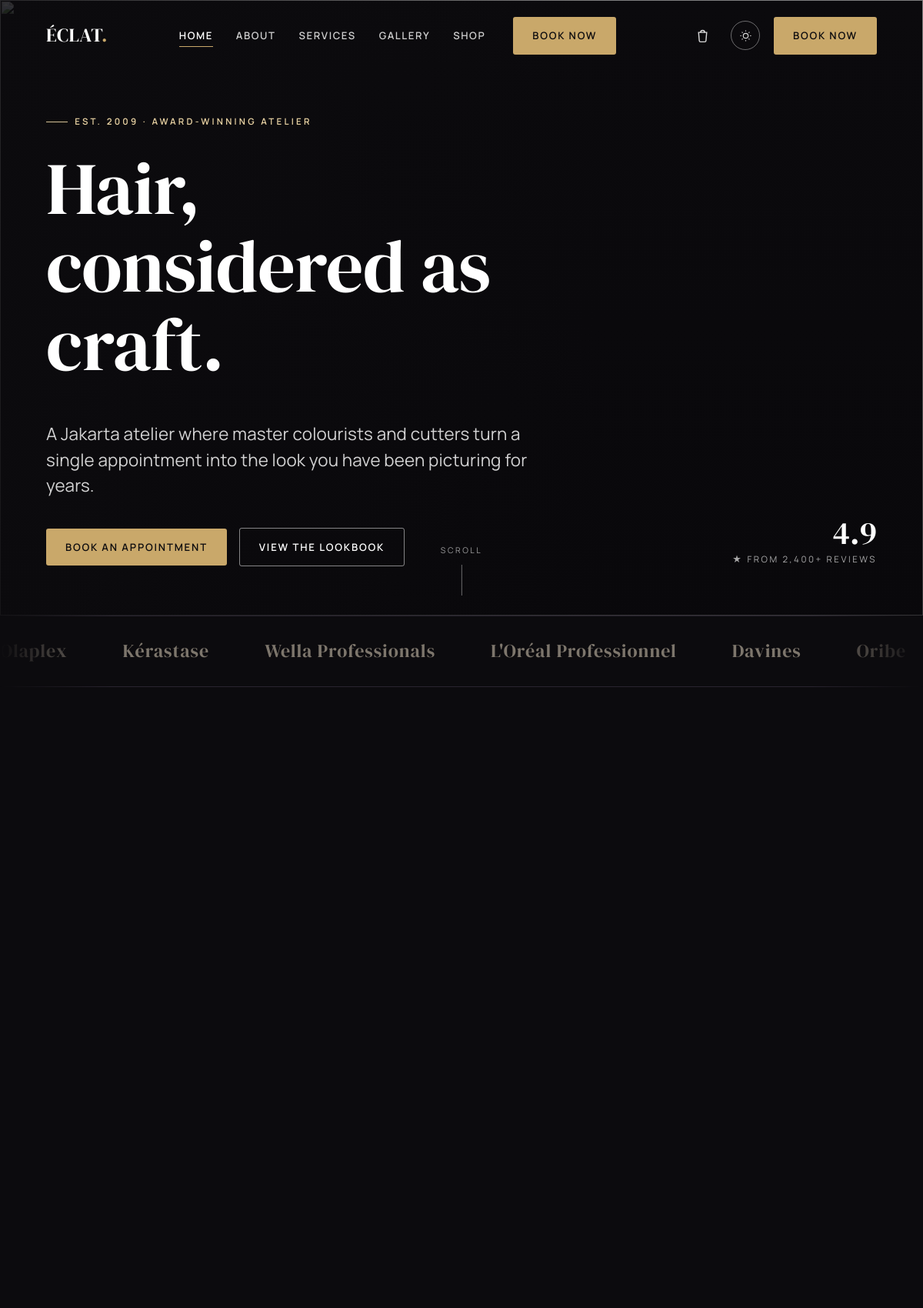
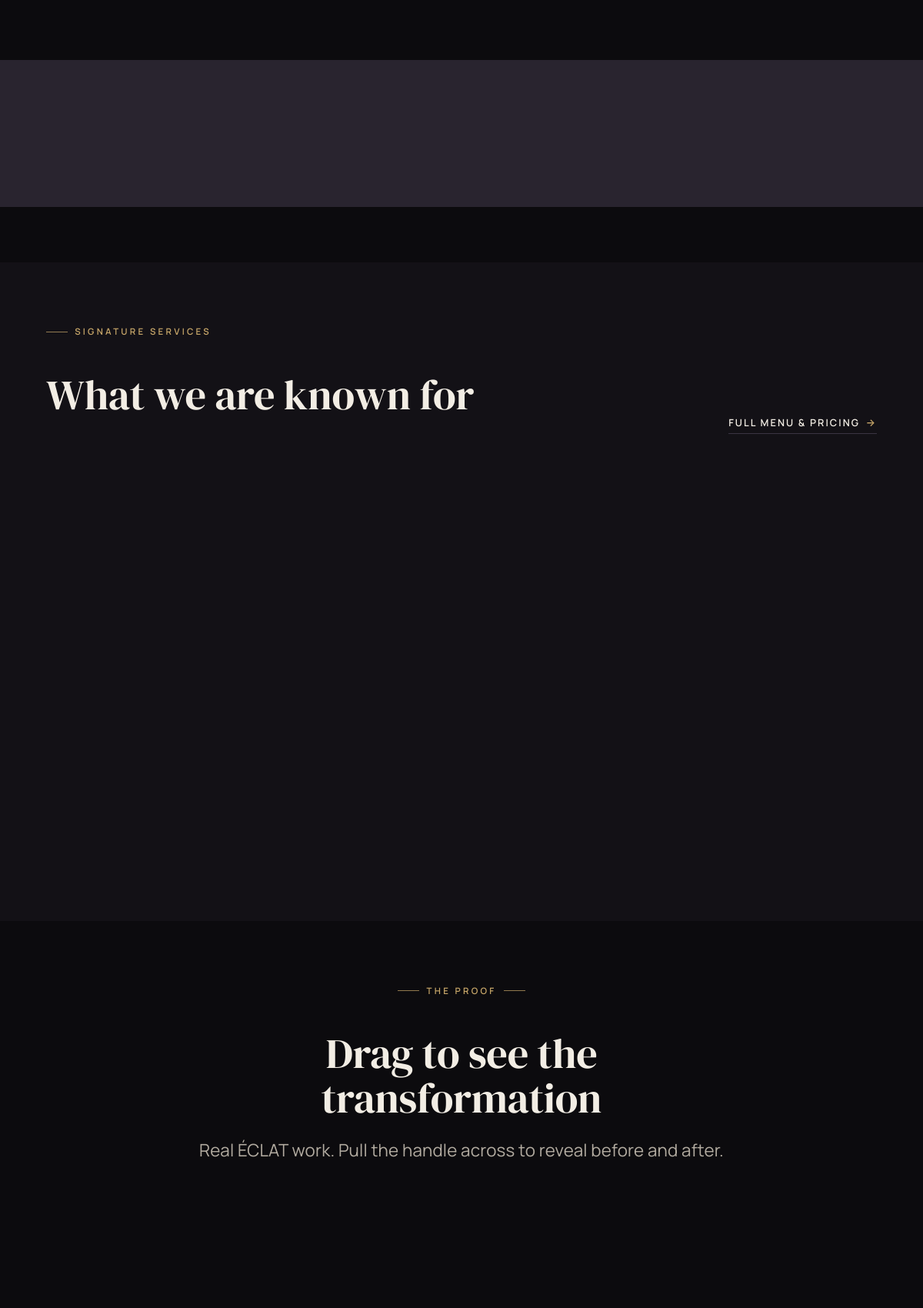
The page / (upper part) on the database its author committed (2 pictures, top to bottom).
### tables this page shows
CREATE TABLE brands (
    id         INT AUTO_INCREMENT PRIMARY KEY,
    name       VARCHAR(80) NOT NULL,
    sort_order INT         NOT NULL DEFAULT 0
);

### app/controllers/home.php (called while the page is built)
<?php
render('home', [
    'title'  => get_setting('site_name_full') . ' — ' . get_setting('tagline'),
    'meta'   => get_setting('hero_lead'),
    'active' => 'home',
    'css'    => ['home'],
    'js'     => ['pages/gallery'],
    'stats'          => get_stats(4),
    'featured'       => get_featured_services(5),
    'transformations'=> get_transformations(3),
    'team'           => get_team(4),
    'gallery'        => get_gallery(null, 6),
    'testimonials'   => get_testimonials(6),
]);

### public/index.php (called while the page is built, shortened)
<?php
$routes = require APP_PATH . '/routes.php';
$uri  = parse_url($_SERVER['REQUEST_URI'] ?? '/', PHP_URL_PATH) ?? '/';
if (BASE_URL !== '') {
    if ($uri === BASE_URL) {
        $uri = '/';
    } elseif (str_starts_with($uri, BASE_URL . '/')) {
        $uri = substr($uri, strlen(BASE_URL));
    }
}
$path = '/' . trim($uri, '/');
$controller = $routes[$path] ?? null;
if ($controller === null) {
    http_response_code(404);
    $controller_file = APP_PATH . '/controllers/not_found.php';
} else {
    $controller_file = APP_PATH . '/controllers/' . $controller . '.php';
}
require $controller_file;

### app/models/settings.php (called while the page is built, shortened)
<?php
function get_setting(string $key, string $default = ''): string {
    static $cache = null;
    if ($cache === null) {
        $cache = [];
        foreach (q('SELECT skey, svalue FROM settings') as $r) {
            $cache[$r['skey']] = $r['svalue'];
        }
    }
    return $cache[$key] ?? $default;
}

### app/database.php (called while the page is built, shortened)
<?php
function db(): PDO {
    static $pdo = null;
    if ($pdo instanceof PDO) {
        return $pdo;
    }
    $opts = [
        PDO::ATTR_ERRMODE            => PDO::ERRMODE_EXCEPTION,
        PDO::ATTR_DEFAULT_FETCH_MODE => PDO::FETCH_ASSOC,
        PDO::ATTR_EMULATE_PREPARES   => false,
    ];
    try {
        if (DB_DRIVER === 'sqlite') {
            $pdo = new PDO('sqlite:' . DB_SQLITE_PATH, null, null, $opts);
            $pdo->exec('PRAGMA foreign_keys = ON');
        } else {
            $dsn = sprintf('mysql:host=%s;port=%s;dbname=%s;charset=utf8mb4',
                DB_HOST, DB_PORT, DB_NAME);
            $pdo = new PDO($dsn, DB_USER, DB_PASS, $opts);
        }
    } catch (PDOException $ex) {
        http_response_code(500);
        exit(APP_DEBUG
            ? 'Database connection failed: ' . $ex->getMessage()
            : 'The site is temporarily unavailable. Please try again shortly.');
    }
    return $pdo;
}
function q(string $sql, array $params = []): array {
    $stmt = db()->prepare($sql);
    $stmt->execute($params);
    return $stmt->fetchAll();
}

### app/models/brands.php (called while the page is built, shortened)
<?php
function get_brands(): array {
    return q('SELECT name FROM brands ORDER BY sort_order ASC');
}

### app/views/pages/home.php (the view, shortened to what this page needs)
<section class="hero">
    <div class="hero-bg"><img src="<?= e(url('assets/img/hero/home-hero.jpg')) ?>" alt="" aria-hidden="true"></div>
    <div class="container hero-inner">
        <span class="eyebrow"><?= e(get_setting('hero_eyebrow')) ?></span>
        <h1><?= e(get_setting('hero_title')) ?></h1>
        <p class="lede"><?= e(get_setting('hero_lead')) ?></p>
        <div class="hero-cta">
            <a class="btn btn-primary" href="<?= e(url('book')) ?>">Book an appointment</a>
            <a class="btn btn-on-image" href="<?= e(url('gallery')) ?>">View the lookbook</a>
        </div>
    </div>
    <div class="hero-meta">
        <span class="num">4.9</span>
        <span class="lbl">★ from 2,400+ reviews</span>
    </div>
    <div class="scroll-hint"><span>Scroll</span><span class="line"></span></div>
</section>
<?php partial('marquee'); ?>
<section class="section">
    <div class="container intro-split">
    </div>
</section>
<section class="section--tight">
    <div class="stat-band">
    </div>
</section>
<section class="section section--alt">
    <div class="container">
        <div class="section-head split">
            <div>
                <span class="eyebrow">Signature services</span>
                <h2 style="margin-top:22px">What we are known for</h2>
            </div>
            <a class="btn-text" href="<?= e(url('services')) ?>">Full menu &amp; pricing <span class="arrow" aria-hidden="true">→</span></a>
        </div>
        <div class="preview-services">
        </div>
    </div>
</section>
<?php if ($transformations): ?>
<section class="section">
    <div class="container">
        <div class="section-head center">
            <span class="eyebrow eyebrow--center">The proof</span>
            <h2 style="margin-top:22px">Drag to see the transformation</h2>
            <p class="lede">Real ÉCLAT work. Pull the handle across to reveal before and after.</p>
        </div>
        <div class="grid grid-3">
        </div>
    </div>
</section>
<?php endif; ?>

### app/views/partials/marquee.php
<?php
$brands = get_brands();
if (!$brands) return; ?>
<div class="marquee" aria-label="Brands we use">
    <div class="marquee__track">
        <?php for ($i = 0; $i < 2; $i++): ?>
            <?php foreach ($brands as $b): ?>
                <span><?= e($b['name']) ?></span>
            <?php endforeach; ?>
        <?php endfor; ?>
    </div>
</div>

### public/assets/css/base/tokens.css (style rules this page uses)
:root { --font-display: "DM Serif Display", Georgia, "Times New Roman", serif; --font-body: "Manrope", system-ui, -apple-system, Segoe UI, Roboto, sans-serif; --fs-eyebrow: 0.72rem; --fs-body: 1.02rem; --fs-lead: clamp(1.12rem, 0.6rem + 1.1vw, 1.4rem); --h4: clamp(1.05rem, 0.9rem + 0.6vw, 1.3rem); --h3: clamp(1.4rem, 1rem + 1.4vw, 2rem); --h2: clamp(2.05rem, 1.2rem + 3.4vw, 3.4rem); --h1: clamp(2.9rem, 1.2rem + 7vw, 6rem); --container: 1220px; --container-narrow: 880px; --gutter: clamp(20px, 5vw, 64px); --section-y: clamp(60px, 6vw, 104px); --radius: 3px; --radius-lg: 6px; --ease: cubic-bezier(0.2, 0.6, 0.2, 1); --dur: 0.65s; --dur-fast: 0.28s; }
:root, [data-theme="dark"] { --bg: #0c0b0e; --bg-2: #131116; --bg-3: #1b181f; --text: #f2ede4; --text-2: #b3aca1; --text-3: #7d766c; --line: #29242f; --line-2: #3a3442; --accent: #c9a86a; --accent-2: #e2c993; --accent-ink: #0c0b0e; --overlay: linear-gradient(180deg, rgba(8,7,10,0.25) 0%, rgba(8,7,10,0.72) 100%); --shadow: 0 24px 60px -28px rgba(0,0,0,0.7); --img-filter: grayscale(0.15) contrast(1.02); }

### public/assets/css/base/typography.css (style rules this page uses)
body { font-family: var(--font-body); font-size: var(--fs-body); font-weight: 400; color: var(--text); background: var(--bg); letter-spacing: 0.01em; transition: background var(--dur-fast) var(--ease), color var(--dur-fast) var(--ease); }
h1, h2, h3, h4 { font-family: var(--font-display); font-weight: 400; line-height: 1.06; letter-spacing: -0.005em; color: var(--text); }
h1 { font-size: var(--h1); font-weight: 400; }
h2 { font-size: var(--h2); }
p { color: var(--text-2); }
.eyebrow { font-family: var(--font-body); font-size: var(--fs-eyebrow); font-weight: 600; letter-spacing: 0.28em; text-transform: uppercase; color: var(--accent); display: inline-flex; align-items: center; gap: 0.8em; }
.eyebrow::before { content: ""; width: 28px; height: 1px; background: var(--accent); opacity: 0.7; }
.eyebrow--center::after { content: ""; width: 28px; height: 1px; background: var(--accent); opacity: 0.7; }
.lede { font-size: var(--fs-lead); line-height: 1.5; color: var(--text-2); }

### public/assets/css/components/layout.css (style rules this page uses)
.container { width: 100%; max-width: var(--container); margin-inline: auto; padding-inline: var(--gutter); }
.section { padding-block: var(--section-y); }
.section--tight { padding-block: clamp(48px, 6vw, 90px); }
.section--alt { background: var(--bg-2); }
.section-head { max-width: 720px; margin-bottom: clamp(36px, 5vw, 64px); }
.section-head.center { margin-inline: auto; text-align: center; }
.section-head .eyebrow { margin-bottom: 22px; }
.section-head h2 { margin-bottom: 0.4em; }
.section-head .lede { margin-top: 0.6em; }
.section-head.split { max-width: none; display: flex; align-items: flex-end; justify-content: space-between; gap: 40px; flex-wrap: wrap; }
.section-head.split > div { max-width: 640px; }
.grid { display: grid; gap: clamp(20px, 2.5vw, 36px); }
.grid-3 { grid-template-columns: repeat(3, 1fr); }

### public/assets/css/components/buttons.css (style rules this page uses)
.btn { display: inline-flex; align-items: center; gap: 0.7em; font-family: var(--font-body); font-size: 0.82rem; font-weight: 600; letter-spacing: 0.14em; text-transform: uppercase; padding: 1.05em 1.9em; border-radius: var(--radius); transition: background var(--dur-fast) var(--ease), color var(--dur-fast) var(--ease), border-color var(--dur-fast) var(--ease), transform var(--dur-fast) var(--ease); }
.btn-primary { background: var(--accent); color: var(--accent-ink); }
.btn-on-image { border: 1px solid rgba(255,255,255,0.5); color: #fff; }
.btn-text { display: inline-flex; align-items: center; gap: 0.6em; font-size: 0.8rem; font-weight: 600; letter-spacing: 0.16em; text-transform: uppercase; color: var(--text); padding-bottom: 4px; border-bottom: 1px solid var(--line-2); transition: color var(--dur-fast) var(--ease), border-color var(--dur-fast) var(--ease); }
.btn-text .arrow { transition: transform var(--dur-fast) var(--ease); color: var(--accent); }

### public/assets/css/pages/home.css (style rules this page uses)
.intro-split { display: grid; grid-template-columns: 1.05fr 0.95fr; gap: clamp(36px, 5vw, 80px); align-items: center; }
.preview-services { display: grid; gap: 0; }

### rows shown on the page
brands: name "Olaplex"
brands: name "Kérastase"
brands: name "Wella Professionals"
brands: name "L'Oréal Professionnel"
brands: name "Davines"
brands: name "Oribe"

### other values the page prints
get_setting('site_name') "ÉCLAT"
$label "HOME"
$label "ABOUT"
$label "SERVICES"
$label "GALLERY"
$label "SHOP"
get_setting('hero_eyebrow') "EST. 2009 · AWARD-WINNING ATELIER"
get_setting('hero_title') "Hair, considered as craft."
get_setting('hero_lead') "A Jakarta atelier where master colourists and cutters turn a single appointment into the look you have been picturing for years."
